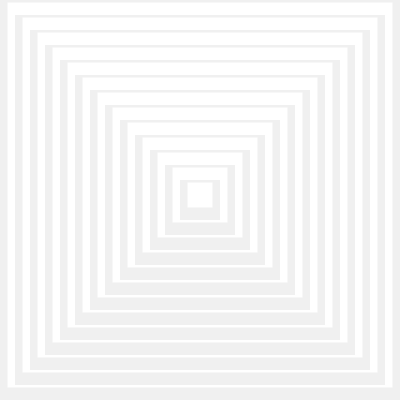
Frame 1 (no input)
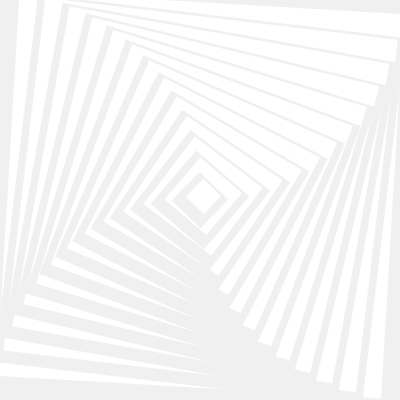
Frame 60 (the mouse pressed at the canvas centre just before this capture)
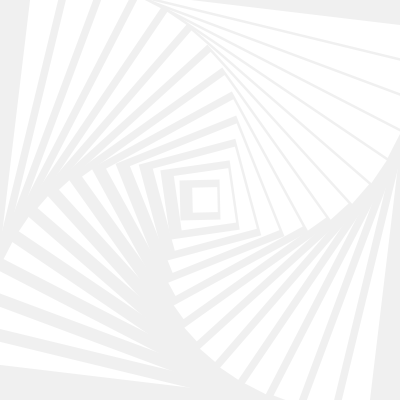
Frame 120 (the mouse held since frame 60 and released just before this capture)

The Processing sketch that drew these frames (run headless with seeded random() and noise(); from frame 60 on, the mouse is pressed at the canvas centre):

// Processing sketch: paper_1
// ── paper_1.pde
float dx = 15;
float dy = 15;
float dw = 0;
float dh = -5;
float da = 0.0;
float dda = 0.001;
int direction = 1;

color[] cor =  {
  color(240), 
  color(255), 
};

float w, h;
float cx, cy;

void setup() {
  size(400, 400);
  frameRate(15);

  w = width;
  h = height;

  cx = width / 2;
  cy = height / 2;

  noStroke();
  rectMode(CENTER);
}

void draw() {
  background(cor[0]);
  w = width;
  h = height;
  translate(cx, cy);
  while (w>2*dx && h > 2*dy) {

    rotate(da);
    fill(cor[0]);
    rect(0, 0, w, h);
    dec_wh();
    fill(cor[1]);
    rect(dw, dh, w, h);

    dec_wh();
  }
  da += direction*dda;
}

void dec_wh() {
  w -= dx;
  h -= dy;
}
